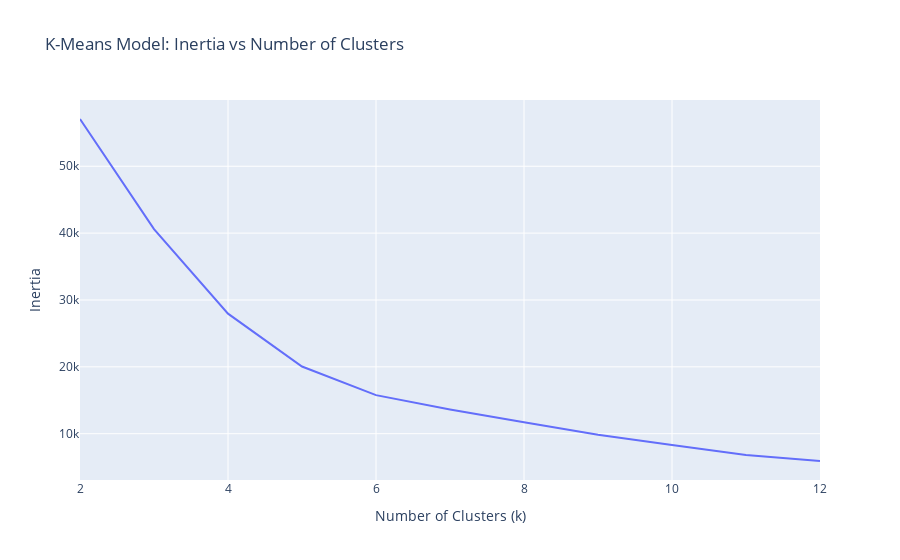

The cell this chart's notebook holds for it:
### Markdown cell above
Just like last time, let's create an elbow plot to see how many clusters we should use.

### Code cell
# Create line plot of `inertia_errors` vs `n_clusters`
fig = px.line(
    x=n_clusters, y=inertia_errors, title="K-Means Model: Inertia vs Number of Clusters"
)
fig.update_layout(xaxis_title="Number of Clusters (k)", yaxis_title="Inertia")
fig.show()

### Figure 1 — Plotly figure (JSON) as saved in the notebook; plotly's stock layout.template omitted (floating-point values rounded to 4 significant figures)
{"data": [{"hovertemplate": "x=%{x}<br>y=%{y}<extra></extra>", "legendgroup": "", "line": {"color": "#636efa", "dash": "solid"}, "marker": {"symbol": "circle"}, "mode": "lines", "name": "", "orientation": "v", "showlegend": false, "type": "scatter", "x": [2, 3, 4, 5, 6, 7, 8, 9, 10, 11, 12], "xaxis": "x", "y": [57070.0, 40600.0, 27960.0, 20040.0, 15770.0, 13630.0, 11710.0, 9860.0, 8309.0, 6802.0, 5919.0], "yaxis": "y"}], "layout": {"legend": {"tracegroupgap": 0}, "title": {"text": "K-Means Model: Inertia vs Number of Clusters"}, "xaxis": {"anchor": "y", "domain": [0, 1], "title": {"text": "Number of Clusters (k)"}}, "yaxis": {"anchor": "x", "domain": [0, 1], "title": {"text": "Inertia"}}}}
